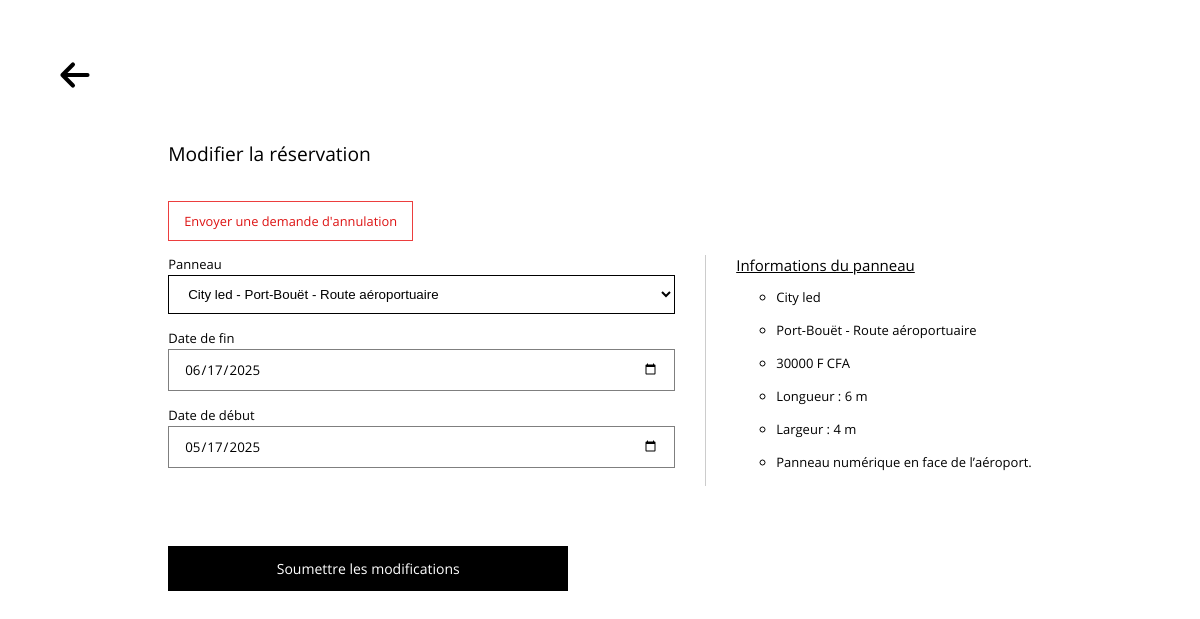
The app's page /views/reservation/update.php?id=9 (signed in) with its own data.
### tables this page shows
CREATE TABLE IF NOT EXISTS `panneau` (
  `id` int NOT NULL AUTO_INCREMENT,
  `emplacement` varchar(100) NOT NULL,
  `longueur` float NOT NULL,
  `largeur` float NOT NULL,
  `type` varchar(25) NOT NULL,
  `etat` varchar(25) NOT NULL,
  `prix` int NOT NULL,
  `description` text NOT NULL,
  `reservation_id` int NOT NULL,
  PRIMARY KEY (`id`),
  KEY `reservation_id` (`reservation_id`)
);

CREATE TABLE IF NOT EXISTS `reservation` (
  `id` int NOT NULL AUTO_INCREMENT,
  `date_deb` date NOT NULL,
  `date_fin` date NOT NULL,
  `statut` varchar(25) NOT NULL,
  `montant` int NOT NULL,
  `client_id` int NOT NULL,
  PRIMARY KEY (`id`),
  KEY `client_id` (`client_id`)
);

### app/models/uri.php (called while the page is built)
<?php
$baseUrls = [
    "index" => "http://localhost/ad_panel/",
    "authenticate" => "http://localhost/ad_panel/views/authentication.php",
    "espace" => "http://localhost/ad_panel/views/client/espace.php",
    "mreservations" => "http://localhost/ad_panel/views/client/mes-reservations.php",
    "mmessages" => "",
    "mhistorique" => "",
    "reserver" => "http://localhost/ad_panel/views/reservation/faire-reservation.php",
    "modifier-reservation" => "http://localhost/ad_panel/views/reservation/update.php",
];

### views/reservation/update.php (the view, shortened to what this page needs)
<?php
require_once "../../app/connect.php";
require_once "../../app/models/uri.php";
?>
<!DOCTYPE html>
<html lang="en">
<head>
    <link rel="stylesheet" href="../../public/css/style.css">
</head>
<?php
$id = $_GET["id"];
$result = $cnx->query("
    select reservation.id as reserv_id, reservation.date_deb, reservation.date_fin, reservation.statut, reservation.montant, panneau.*
    from reservation
    inner join panneau on reservation.id = panneau.reservation_id
    where reservation.id = '$id'
");
$row = $result->fetch_assoc();
$result = $cnx->query("select * from panneau where reservation_id = '$id' or reservation_id = 0");
$panels = $result->fetch_all(MYSQLI_ASSOC);
$back = $baseUrls['mreservations'];
$action = $_GET["action"] ?? "apply-changes";
?>
<body>
<a href="<?= $back ?>" style="position: absolute; top: 50px; left: 50px; display: flex; justify-content: center; gap: 15px">
    <img src="../../public/images/arrow-sm-left.svg" alt="icon" width="50">
</a>
<div style="
    width: fit-content;
    margin: 105px auto;
    padding: 35px;
    display: flex;
    flex-direction: column;
    align-items: flex-start;
">
    <span class="h1" style="margin-bottom: 45px">Modifier la réservation</span>
    <?php if (!$row): ?>
    Cette réservation est introuvable
    <?php else: ?>
    <div>
        <a href="../../app/controller/reservation.php?action=cancel&id=<?= $id ?>"
           style="font-size: .8rem; text-decoration: none !important; color: #dd1313; padding: 10px 15px; border: 1px solid #ec3e3e; background: white; margin-right: 15px"
        >
            Envoyer une demande d'annulation
        </a>
    </div>
    <form action="../../app/controller/reservation.php?action=<?= $action ?>" method="post" style="margin: 25px 0 0 0; padding: 0">
        <div class="group">
            <div class="left">
                <div class="form-control">
                    <label for="panel">Panneau</label>
                    <select id="panel" name="panel">
                        <?php foreach ($panels as $panel): ?>
                            <option value="<?= $panel['id'] ?>" <?= $panel['id'] == $row['id'] ? 'selected="selected"' : '' ?>>
                                <?= $panel['type'] . ' - ' . $panel['emplacement'] ?>
                            </option>
                        <?php endforeach; ?>
                    </select>
                </div>
                <div class="form-control">
                    <label for="date_fin">Date de fin</label>
                    <input id="date_fin" name="date_fin" type="date" required value="<?= $row['date_fin'] ?>">
                </div>
                <div class="form-control">
                    <label for="date_deb">Date de début</label>
                    <input id="date_deb" name="date_deb" type="date" required value="<?= $row['date_deb'] ?>">
                </div>
            </div>
            <div class="right">
                <span class="h2">Informations du panneau</span>
                <ul style="list-style-type: circle">
                    <li style="margin-bottom: 15px"> <?= $row['type'] ?> </li>
                    <li style="margin-bottom: 15px"> <?= $row['emplacement'] ?> </li>
                    <li style="margin-bottom: 15px"> <?= $row['prix'] ?> F CFA </li>
                    <li style="margin-bottom: 15px"> Longueur : <?= $row['longueur'] ?> m </li>
                    <li style="margin-bottom: 15px"> Largeur : <?= $row['largeur'] ?> m </li>
                    <li style="margin-bottom: 15px"> <?= $row['description'] ?> </li>
                </ul>
            </div>
        </div>
        <div style="display: flex; margin-top: 35px; gap: 15px">
            <button type="submit" style="width: fit-content; min-width: 400px">Soumettre les modifications</button>
        </div>
    </form>
    <?php endif; ?>
</div>
</body>
</html>

### public/css/style.css (style rules this page uses)
body { font-family: "Literata", "Montserrat", "Open Sans", serif; font-size: 13px; margin: 0; padding: 0; }
a { color: #000000; text-decoration: underline !important; }

### public/css/global.css (style rules this page uses)
:root { --mtn-color: rgba(255, 221, 38, 0.89); --mtn-bgcolor: rgba(255, 221, 38, 0.35); --wave-color: rgba(60, 167, 255, 0.89); --wave-bgcolor: rgba(60, 167, 255, 0.35); --orange-color: orange; --orange-bgcolor: rgba(255, 165, 0, 0.35); }
.h1 { font-size: 1.2rem; font-weight: 500; }
.h2 { font-size: 15px; font-weight: 400; text-decoration: underline; margin-top: 15px; }
input { font-family: "Literata", "Montserrat", "Open Sans", serif !important; }

### public/css/form.css (style rules this page uses)
form { display: flex; flex-direction: column; min-width: 300px; max-width: fit-content; padding: 35px; margin: auto; }
form .form-control { display: flex; flex-direction: column; gap: 2px; margin-bottom: 15px; }
form .form-control input { border: 1px solid rgba(87, 87, 87, 0.76); padding: 10px 15px; }
.form-control select { border: 1px solid; background: #fff; padding: 10px 15px; }
form button[type="submit"] { font-family: "Literata", "Montserrat", "Open Sans", serif; font-size: 14px; border: none; width: 75%; height: 45px; cursor: pointer; background: #000; color: #fff; margin-top: 25px; }
form .group { display: flex; }
form .group input { min-width: 200px; }
form .group .left { padding-right: 30px; border-right: 1px solid #cccccc; }
form .group .right { padding-left: 30px; }

### records on screen
panneau: date_fin "06/17/2025", date_deb "05/17/2025", type "City led", emplacement "Port-Bouët - Route aéroportuaire", prix "30000", longueur "6", largeur "4", description "Panneau numérique en face de l’aéroport."

### other values on screen
form field panel "City led - Port-Bouët - Route aéroportuaire"
